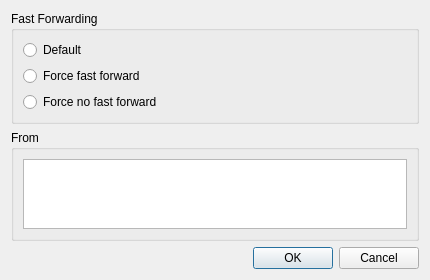
<?xml version="1.0" encoding="UTF-8"?>
<ui version="4.0">
 <class>MergeDialog</class>
 <widget class="QDialog" name="MergeDialog">
  <property name="geometry">
   <rect>
    <x>0</x>
    <y>0</y>
    <width>430</width>
    <height>274</height>
   </rect>
  </property>
  <property name="windowTitle">
   <string>Merge</string>
  </property>
  <layout class="QVBoxLayout" name="verticalLayout_3">
   <item>
    <widget class="QGroupBox" name="groupBox">
     <property name="title">
      <string>Fast Forwarding</string>
     </property>
     <layout class="QVBoxLayout" name="verticalLayout">
      <item>
       <widget class="QRadioButton" name="radioButton_ff_default">
        <property name="text">
         <string>Default</string>
        </property>
       </widget>
      </item>
      <item>
       <widget class="QRadioButton" name="radioButton_force_ff">
        <property name="text">
         <string>Force fast forward</string>
        </property>
       </widget>
      </item>
      <item>
       <widget class="QRadioButton" name="radioButton_force_no_ff">
        <property name="text">
         <string>Force no fast forward</string>
        </property>
       </widget>
      </item>
     </layout>
    </widget>
   </item>
   <item>
    <widget class="QGroupBox" name="groupBox_2">
     <property name="title">
      <string>From</string>
     </property>
     <layout class="QVBoxLayout" name="verticalLayout_2">
      <item>
       <widget class="QListWidget" name="listWidget_from"/>
      </item>
     </layout>
    </widget>
   </item>
   <item>
    <layout class="QHBoxLayout" name="horizontalLayout">
     <item>
      <spacer name="horizontalSpacer">
       <property name="orientation">
        <enum>Qt::Horizontal</enum>
       </property>
       <property name="sizeHint" stdset="0">
        <size>
         <width>40</width>
         <height>20</height>
        </size>
       </property>
      </spacer>
     </item>
     <item>
      <widget class="QPushButton" name="pushButton">
       <property name="text">
        <string>OK</string>
       </property>
      </widget>
     </item>
     <item>
      <widget class="QPushButton" name="pushButton_2">
       <property name="text">
        <string>Cancel</string>
       </property>
      </widget>
     </item>
    </layout>
   </item>
  </layout>
 </widget>
 <resources/>
 <connections>
  <connection>
   <sender>pushButton</sender>
   <signal>clicked()</signal>
   <receiver>MergeDialog</receiver>
   <slot>accept()</slot>
   <hints>
    <hint type="sourcelabel">
     <x>174</x>
     <y>229</y>
    </hint>
    <hint type="destinationlabel">
     <x>153</x>
     <y>228</y>
    </hint>
   </hints>
  </connection>
  <connection>
   <sender>pushButton_2</sender>
   <signal>clicked()</signal>
   <receiver>MergeDialog</receiver>
   <slot>reject()</slot>
   <hints>
    <hint type="sourcelabel">
     <x>287</x>
     <y>229</y>
    </hint>
    <hint type="destinationlabel">
     <x>327</x>
     <y>233</y>
    </hint>
   </hints>
  </connection>
 </connections>
</ui>
